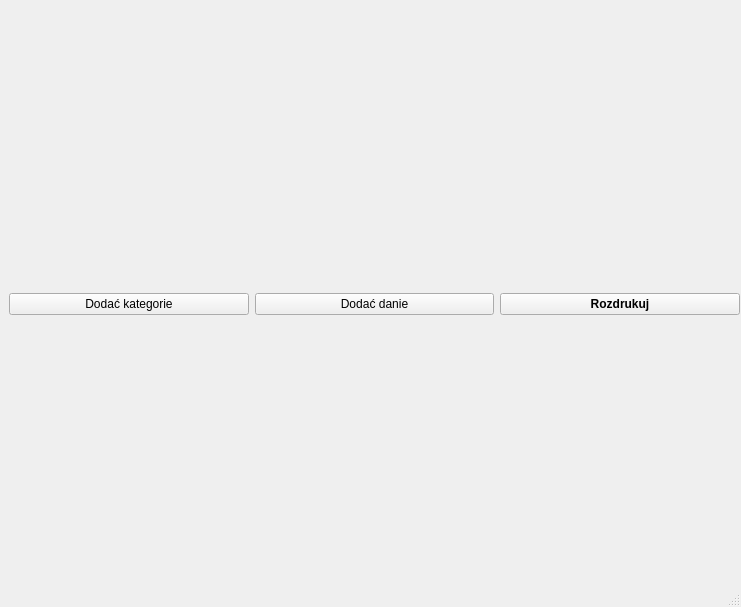
<?xml version="1.0" encoding="UTF-8"?>
<ui version="4.0">
 <class>MainWindow</class>
 <widget class="QMainWindow" name="MainWindow">
  <property name="geometry">
   <rect>
    <x>0</x>
    <y>0</y>
    <width>741</width>
    <height>607</height>
   </rect>
  </property>
  <property name="windowTitle">
   <string>MainWindow</string>
  </property>
  <widget class="QWidget" name="centralwidget">
   <widget class="QWidget" name="layoutWidget">
    <property name="geometry">
     <rect>
      <x>9</x>
      <y>9</y>
      <width>731</width>
      <height>591</height>
     </rect>
    </property>
    <layout class="QVBoxLayout" name="verticalLayout">
     <item>
      <layout class="QHBoxLayout" name="horizontalLayout_2">
       <item>
        <widget class="QPushButton" name="btn_add_category">
         <property name="text">
          <string>Dodać kategorie</string>
         </property>
        </widget>
       </item>
       <item>
        <widget class="QPushButton" name="btn_add_danie">
         <property name="text">
          <string>Dodać danie</string>
         </property>
        </widget>
       </item>
       <item>
        <widget class="QPushButton" name="btn_print">
         <property name="font">
          <font>
           <bold>true</bold>
          </font>
         </property>
         <property name="text">
          <string>Rozdrukuj</string>
         </property>
        </widget>
       </item>
      </layout>
     </item>
     <item>
      <layout class="QHBoxLayout" name="todoListLayout"/>
     </item>
    </layout>
   </widget>
  </widget>
  <widget class="QStatusBar" name="statusbar"/>
 </widget>
 <resources/>
 <connections/>
</ui>
